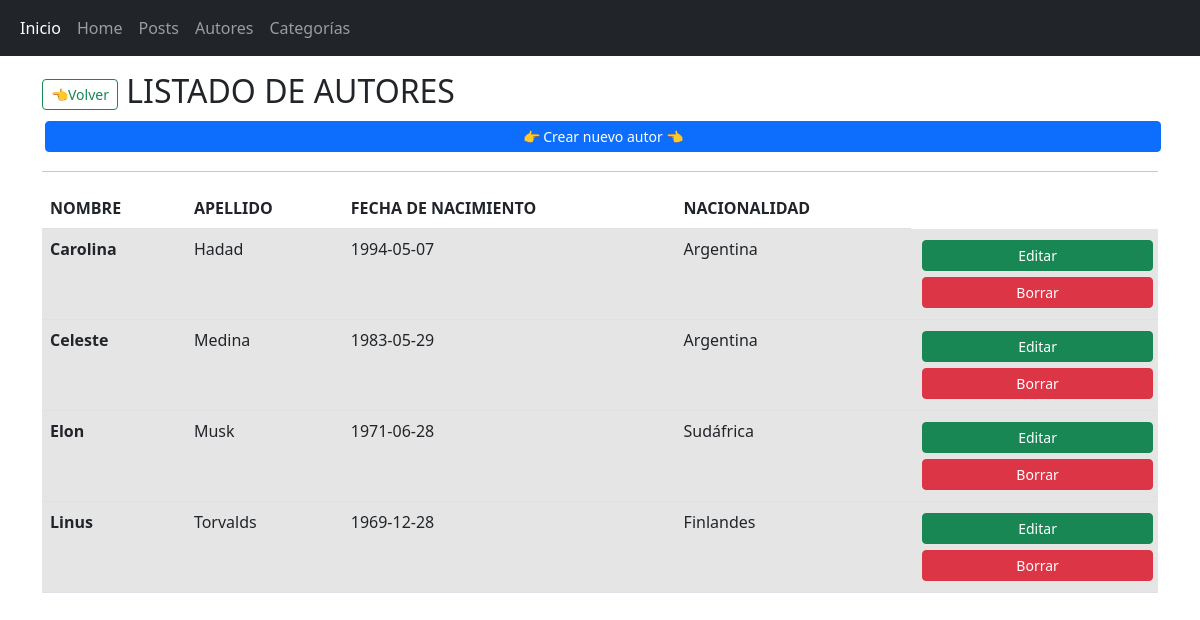
The app's page /autor/autor_list with its own data.
### AppBlog/models.py (models this page shows, shortened)
class Autor(models.Model):
    id = models.AutoField(primary_key=True)
    nombre = models.CharField(max_length=100)
    apellido = models.CharField(max_length=100)
    fecha_nacimiento = models.DateField()
    nacionalidad = models.CharField(max_length=100)

### AppBlog/views.py (the view)
# urls.py: path('autor/autor_list', AutorList.as_view(), name='autor_list'),
class AutorList(ListView):
    model = Autor
    queryset = Autor.objects.order_by('nombre')
    template_name= 'autor/autor_list.html'

### AppBlog/templates/autor/autor_list.html
{% extends 'componentes/padre.html' %}
{% load static %}
{% block contenido %}
<h2>
<a class="btn btn-outline-success btn-sm" href="{% url 'home' %}" role="button">👈Volver</a>
LISTADO DE AUTORES
</h2>
<a class="btn btn-primary text-white btn-sm" href="{% url 'autor_create' %}" role="button" style="margin:3px; width:100%;"> 👉 Crear nuevo autor 👈</a>
<hr>
{% if object_list %}
<table class="table table-hover">
    <thead>
        <tr>
            <th scope="col">NOMBRE</th>
            <th scope="col">APELLIDO</th>
            <th scope="col">FECHA DE NACIMIENTO</th>
            <th scope="col">NACIONALIDAD</th>
        </tr>
    </thead>
    <tbody>
        {% for autor in object_list %}
        <tr class="table-active">
            <th scope="row">{{autor.nombre | striptags }}</th>
            <td>{{autor.apellido | striptags }}</td>
            <td>{{autor.fecha_nacimiento | striptags }}</td>
            <td>{{autor.nacionalidad | striptags }}</td>
            <td>
                <a class="btn btn-success btn-sm" href="{% url 'autor_update' autor.id %}" role="button"
                    style="margin:3px; width:100%;">Editar</a>
                <a class="btn btn-danger btn-sm" href="{% url 'autor_delete' autor.id %}" role="button"
                    style="margin:3px; width:100%">Borrar</a>
            </td>
        </tr>
        {% endfor %}
    </tbody>
</table>
{% else %}
<h2 class="lead">Ouchh....No hay autores cargados!!😬</h2>
<p>Sumate a nuestros autores para crear nuevo post...<br> <a type="button" class="btn btn-info mt-3" href="{% url 'autor_create' %}">Crear nuevo autor!!</a></p>
{% endif %}
{% endblock %}

### records on screen
Autor: nombre "Carolina", apellido "Hadad", fecha_nacimiento "1994-05-07", nacionalidad "Argentina"
Autor: nombre "Celeste", apellido "Medina", fecha_nacimiento "1983-05-29", nacionalidad "Argentina"
Autor: nombre "Elon", apellido "Musk", fecha_nacimiento "1971-06-28", nacionalidad "Sudáfrica"
Autor: nombre "Linus", apellido "Torvalds", fecha_nacimiento "1969-12-28", nacionalidad "Finlandes"
